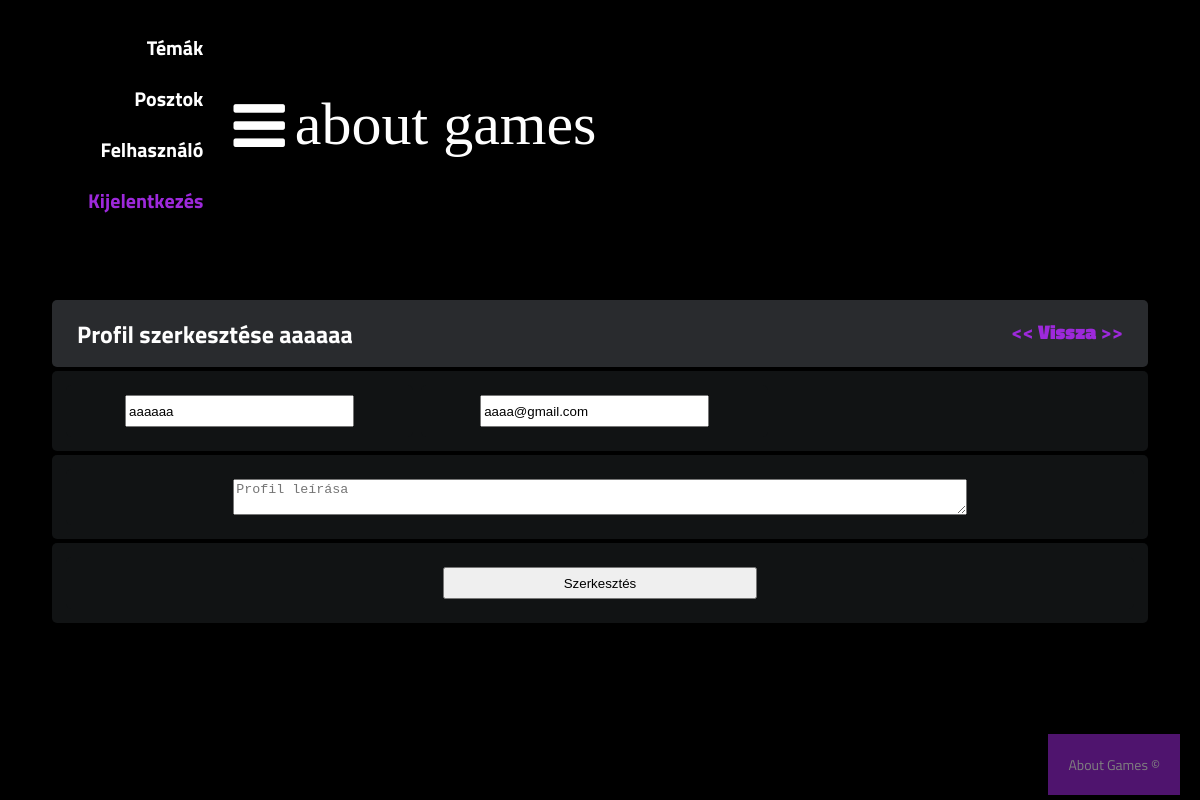
/Zarodolgozat_program/public/functions/profile_edit.php (signed in), run on the app's committed database.
### tables this page shows
CREATE TABLE `user` (
  `user_id` int(11) NOT NULL,
  `user_name` varchar(100) NOT NULL,
  `user_password` varchar(150) NOT NULL,
  `user_email` varchar(200) NOT NULL,
  `user_description` varchar(400) NOT NULL DEFAULT '',
  `removed` datetime DEFAULT NULL,
  `web_admin` int(11) NOT NULL
);

### Zarodolgozat_program/public/functions/profile_edit.php (the view, shortened to what this page needs)
<?php require_once "../pdo.php";
include "../layout/header.php";
$stmt_user = $db->prepare("SELECT * FROM user WHERE user_id = :id");
$stmt_user->bindValue(':id', $_SESSION['userID']);
$stmt_user->execute();
$user = $stmt_user->fetch();
?>
<?php if (isset($_SESSION['userID'])): ?>
</header>
<form method="post" action="profile_edit.php">
    <div class="container">
        <div class="subforum">
            <div class="subforum-title">
                <h1><span style="margin-left: 20px; font-size: 24px">Profil szerkesztése <?= $user['user_name'] ?></span>
                    <a href="../detail.php" style="float: right; margin-right: 20px; font-size: 20px"><strong><<</strong> Vissza <strong>>></strong></a></h1>
            </div>
            <div class="subforum-column">
                <div class="subforum-row" style="grid-template-columns: 33% 33% 33% ">
                    <div class="subforum-description subforum-column center">
                        <input type="text" name="username" id="username" value="<?= $user['user_name'] ?>" style="width: 70%; height: 32px">
                    </div>
                    <div class="subforum-description subforum-column center">
                        <input type="email" name="email" id="email" value="<?= $user['user_email'] ?>" style="width: 70%; height: 32px">
                    </div>
                </div>
            </div>
            <div class="subforum-column">
                    <div class="subforum-description subforum-column center">
                        <textarea name="description" id="description" style="width: 70%;" placeholder="Profil leírása"><?= $user['user_description'] ?></textarea>
                    </div>
            </div>
            <div class="subforum-column">
                <div class="subforum-description subforum-column center">
                    <input type="submit" name="edit" value="Szerkesztés" style="width: 30%; height: 32px">
                </div>
            </div>
        </div>
</form>
<?php else:
    exit("<a href='../forums.php' style='font-size: 25px; float: right'><strong><<</strong> Vissza <strong>>></strong></a>
    <h1 style='text-align: center; font-size: 50px'> Nincs jogosúltságod ehhez az oldalhoz </h1>"); ?>
<?php endif;?>
<?php include "../layout/footer.php" ?>

### Zarodolgozat_program/public/css/styles.css (style rules this page uses)
* { box-sizing: border-box; }
html { font-size: 14px; font-family: 'Titillium Web', sans-serif; background-color:rgb(0,0,0); color:#FEFEFE; }
a { color:#9d29db; font-weight: bolder; text-decoration: none; }
h1 { font-size:16px; font-weight: bolder; }
.container { margin: 20px; padding: 20px; }
.subforum { margin-top:20px; }
.subforum-title { background-color:#292B2E; padding: 5px; border-radius: 5px; margin:4px; }
.subforum-row { display: grid; grid-template-columns: 7% 60% 13% 20%; }
.subforum-column { padding: 10px; margin: 4px; border-radius: 5px; background-color:#111314; }
.subforum-description * { margin-block: 0; }
.center { display: flex; justify-content: center; align-items: center; }

### data on the page
user: user_name "aaaaaa", username "aaaaaa", email "aaaa@gmail.com"
